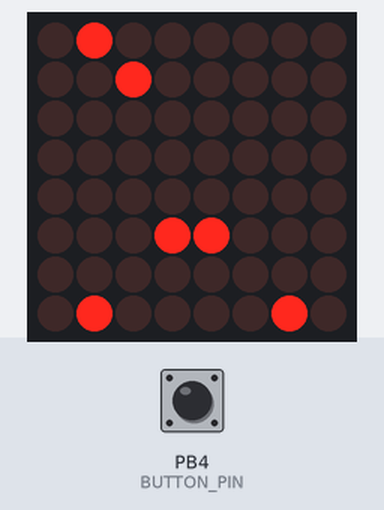
This sketch was run on a simulated ATtiny85, built with avr-gcc and run on an emulated ATtiny85. Parts: 8×8 LED matrix. Inputs (shaded band) come from the test bench; at power-on: PB4 (BUTTON_PIN) LOW. Random numbers use the default seed unless the sketch sets one.

Above: at 2.3 s.
2.4 s: PB4 (BUTTON_PIN) pulled HIGH for 0.15 s
At 2.62 s:
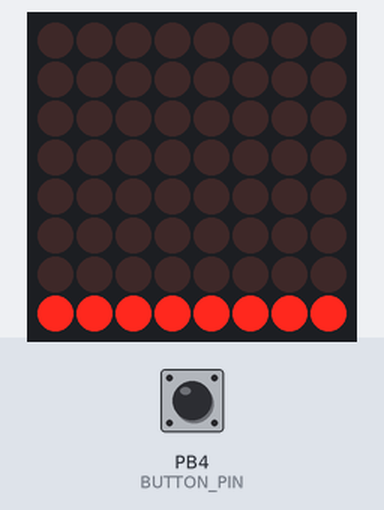
3.1 s: PB4 (BUTTON_PIN) pulled HIGH for 1 s
At 3.26 s:
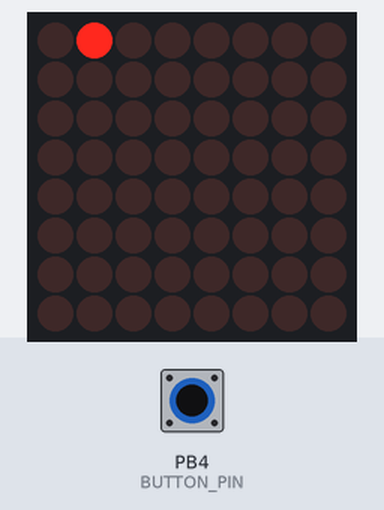
4.7 s: PB4 (BUTTON_PIN) pulled HIGH for 0.15 s
At 4.77 s:
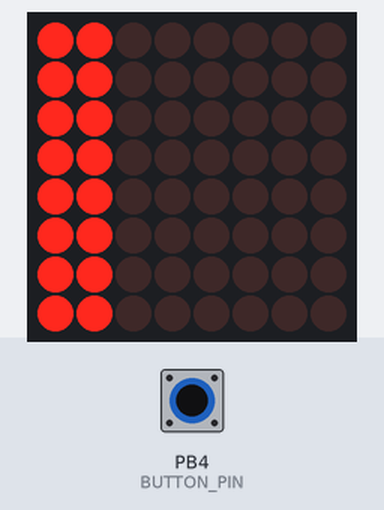
5.4 s: PB4 (BUTTON_PIN) pulled HIGH for 3.2 s
At 5.8 s:
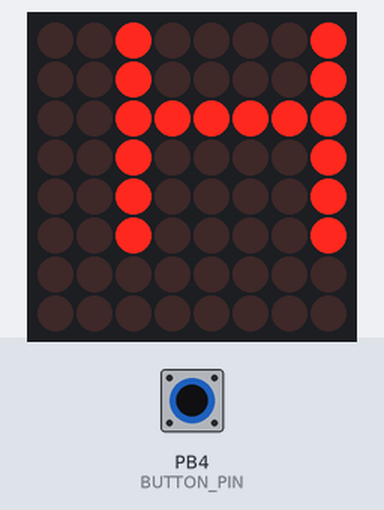
10.1 s: PB4 (BUTTON_PIN) pulled HIGH for 0.15 s
At 10.24 s:
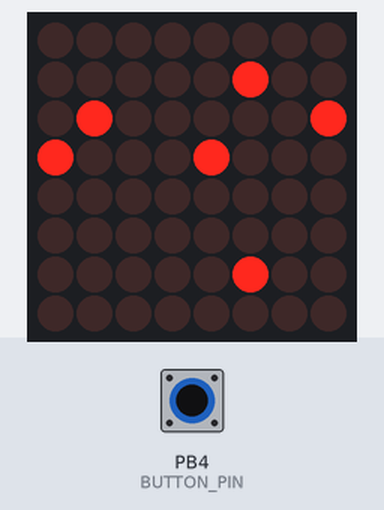
10.8 s: PB4 (BUTTON_PIN) pulled HIGH for 1 s
At 11.06 s:
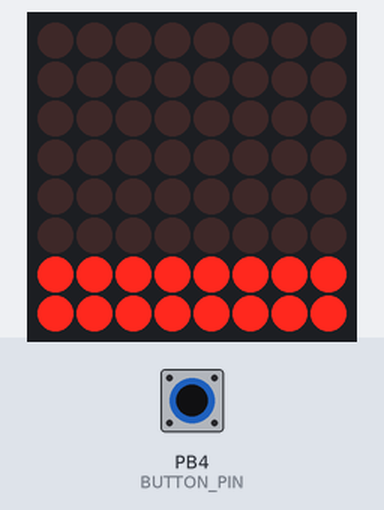
Timing chart, 0 to 13.4 s (numbered marks = the images above; inputs shaded):
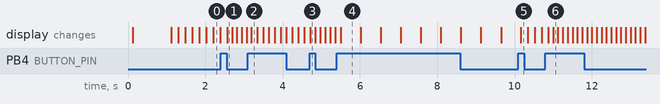

The sketch:

code.ino
```cpp
#include "LedControl.h"
#include <stdlib.h> // 用於隨機數生成

// 定義 LED 控制
const int DIN_PIN = 0;
const int CS_PIN = 1;
const int CLK_PIN = 2;
const int BUTTON_PIN = 4;
const int columnMapping[8] = {1, 2, 3, 4, 5, 6, 7, 0};

LedControl lc = LedControl(DIN_PIN, CLK_PIN, CS_PIN, 1);
int buttonPressCount = 0; // 按鈕次數計數器

// 動畫週期控制變數，增加控制"每列點亮375毫秒，共3秒完成"的"共三秒"部分
const int RANDOM_DOTS_PERIOD =175;
const int BOTTOM_TO_TOP_PERIOD = 125;
const int DIAGONAL_LINES_PERIOD = 150;
const int EXPANDING_SQUARE_PERIOD = 125;
const int SCROLLING_TEXT_PERIOD = 500;

const byte START_ANIMATION[][8] = {// 右移一格，排列與下面相同
    // 叶 ("叶")
    {
        0b00000100,
        0b11100100,
        0b10111110,
        0b10100100,
        0b10100100,
        0b11100100,
        0b00000100,
        0b00000100
    } // 正確的圖形
};

const byte HAPPY_BIRTHDAY[][8] = {
    // H
    {B01000010, B01000010, B01111110, B01000010, B01000010, B01000010, B00000000, B00000000},
    // A
    {B00111100, B01000010, B01111110, B01000010, B01000010, B01000010, B00000000, B00000000},
    // P
    {B01111100, B01000010, B01111100, B01000000, B01000000, B01000000, B00000000, B00000000},
    // P
    {B01111100, B01000010, B01111100, B01000000, B01000000, B01000000, B00000000, B00000000},
    // Y
    {B01000010, B00100100, B00011000, B00001000, B00001000, B00001000, B00000000, B00000000},
    // B
    {B01111110, B01000001, B01111110, B01000001, B01000001, B01111110, B00000000, B00000000},
    // I
    {B00111100, B00001000, B00001000, B00001000, B00001000, B00111100, B00000000, B00000000},
    // R
    {B01111100, B01000010, B01111100, B01001000, B01000100, B01000010, B00000000, B00000000},
    // T
    {B01111111, B00001000, B00001000, B00001000, B00001000, B01111111, B00000000, B00000000},
    // H
    {B01000010, B01000010, B01111110, B01000010, B01000010, B01000010, B00000000, B00000000},
    // D
    {B01111110, B01000001, B01000001, B01000001, B01000001, B01111110, B00000000, B00000000},
    // A
    {B00111100, B01000010, B01111110, B01000010, B01000010, B01000010, B00000000, B00000000},
    // Y
    {B01000010, B00100100, B00011000, B00001000, B00001000, B00001000, B00000000, B00000000}
};

volatile bool interruptFlag = false; // 中斷標誌

void handleButtonPress() {
    interruptFlag = true;
}

void displayAnimation() {
    for (int i = 0; i < 1; i++) {
        if (interruptFlag) return; // 中斷時退出
        for (int row = 0; row < 8; row++) {
            for (int col = 0; col < 8; col++) {
                lc.setLed(0, row, columnMapping[col], bitRead(START_ANIMATION[i][row], 7 - col));
            }
        }
        delay(1000); // 每個圖案顯示1000 毫秒
        lc.clearDisplay(0); // 清空顯示
    }
}

void displayRandomDots() {
    lc.clearDisplay(0);
    for (int i = 0; i < 6; i++) {
        if (interruptFlag) return; // 中斷時退出
        int randomRow = random(0, 8);
        int randomCol = random(0, 8);
        lc.setLed(0, randomRow, columnMapping[randomCol], true);
    }
    delay(RANDOM_DOTS_PERIOD);
    lc.clearDisplay(0);
}

void displayBottomToTopCycle() {
    for (int i = 7; i >= 0; i--) {
        if (interruptFlag) return; // 中斷時退出
        lc.setRow(0, i, B11111111); // 點亮整橫列
        delay(BOTTOM_TO_TOP_PERIOD);                 // 每列點亮 375 毫秒，共 3 秒完成
    }
    for (int i = 0; i < 8; i++) {
        if (interruptFlag) return; // 中斷時退出
        lc.setRow(0, i, 0x00);      // 熄滅整橫列
        delay(BOTTOM_TO_TOP_PERIOD);
    }
}

void displayDiagonalLines() {
    for (int i = 0; i < 8; i++) {
        if (interruptFlag) return; // 中斷時退出
        lc.clearDisplay(0);
        for (int j = 0; j <= i; j++) {
            lc.setLed(0, j, columnMapping[j], true); // 點亮左上到右下的對角線，再從右下到左上暗回去
        }
        delay(DIAGONAL_LINES_PERIOD);
        // 點亮右上到左下的對角線，再從左下到右上暗回去
        for (int j = 0; j <= i; j++) {
            lc.setLed(0, j, columnMapping[7 - j], true);
        }
        delay(DIAGONAL_LINES_PERIOD);
    }
}

void displayButtomtoTop() {
    lc.clearDisplay(0);
    for (int i = 0; i < 4; i++) {
        if (interruptFlag) return; // 中斷時退出
        lc.setColumn(0, columnMapping[i], B11111111);     // 左側亮
        lc.setColumn(0, columnMapping[7 - i], B11111111); // 右側亮
        delay(EXPANDING_SQUARE_PERIOD);
    }
    for (int i = 3; i >= 0; i--) {
        if (interruptFlag) return; // 中斷時退出
        lc.setColumn(0, columnMapping[i], 0x00);          // 左側熄滅
        lc.setColumn(0, columnMapping[7 - i], 0x00);      // 右側熄滅
        delay(EXPANDING_SQUARE_PERIOD);
    }
}


void displayScrollingText(const byte text[][8], int length) {
    for (int offset = 0; offset < length * 8 + 8; offset++) { // 正常方向的跑馬燈，從右至左滾動
        if (interruptFlag) return; // 中斷時退出
        lc.clearDisplay(0);
        for (int row = 0; row < 8; row++) {
            for (int col = 0; col < 8; col++) {
                int charIndex = (offset + col) / 8; // 計算當前顯示字元索引
                if (charIndex >= 0 && charIndex < length) {
                    bool bit = bitRead(text[charIndex][row], 7 - (offset + col) % 8);
                    lc.setLed(0, row, columnMapping[col], bit);
                }
            }
        }
        delay(SCROLLING_TEXT_PERIOD);
    }
    lc.clearDisplay(0);
}

void setup() {
    // 增加上面的電源穩定等待時間
    delay(100); // 電源穩定延遲
    pinMode(BUTTON_PIN, INPUT);

    // 替代 digitalPinToInterrupt 使用 ATTiny85 的 PCINT 系統
    GIMSK |= (1 << PCIE);  // 啟用引腳變更中斷
    PCMSK |= (1 << PCINT4); // 啟用 PB4 對應的中斷
    sei(); // 啟用全局中斷

    lc.shutdown(0, false);          // 喚醒 MAX7219
    lc.setIntensity(0, 8);          // 設定亮度
    lc.clearDisplay(0);             // 清空顯示
    randomSeed(analogRead(0));      // 初始化隨機數種子

    // 顯示開頭動畫
    displayAnimation();
}

ISR(PCINT0_vect) {
    if (digitalRead(BUTTON_PIN) == HIGH) { // 檢查按鈕是否被按下
        interruptFlag = true;
    }
}

void loop() {
    if (interruptFlag) {
        interruptFlag = false;     // 重置中斷標誌
        buttonPressCount++;       // 增加按鈕次數
    }

    // 根據按鈕次數變換樣式
    switch (buttonPressCount % 5) {
        case 0:
            displayRandomDots(); // 隨機顯示 6 個點
            break;
        case 1:
            displayBottomToTopCycle(); // LED 從頂部到底部的動畫
            break;
        case 2:
            displayDiagonalLines(); // 顯示對角線動畫
            break;
        case 3:
            displayButtomtoTop(); // 顯示擴展方形動畫
            break;
        case 4:
            displayScrollingText(HAPPY_BIRTHDAY, 13); // 跑馬燈顯示 "HAPPY BIRTHDAY"
            break;
    }
}
```

Measured:
- what the display in image 4 shows lasts 0.5 s, from 5.5 s to 6.0 s
